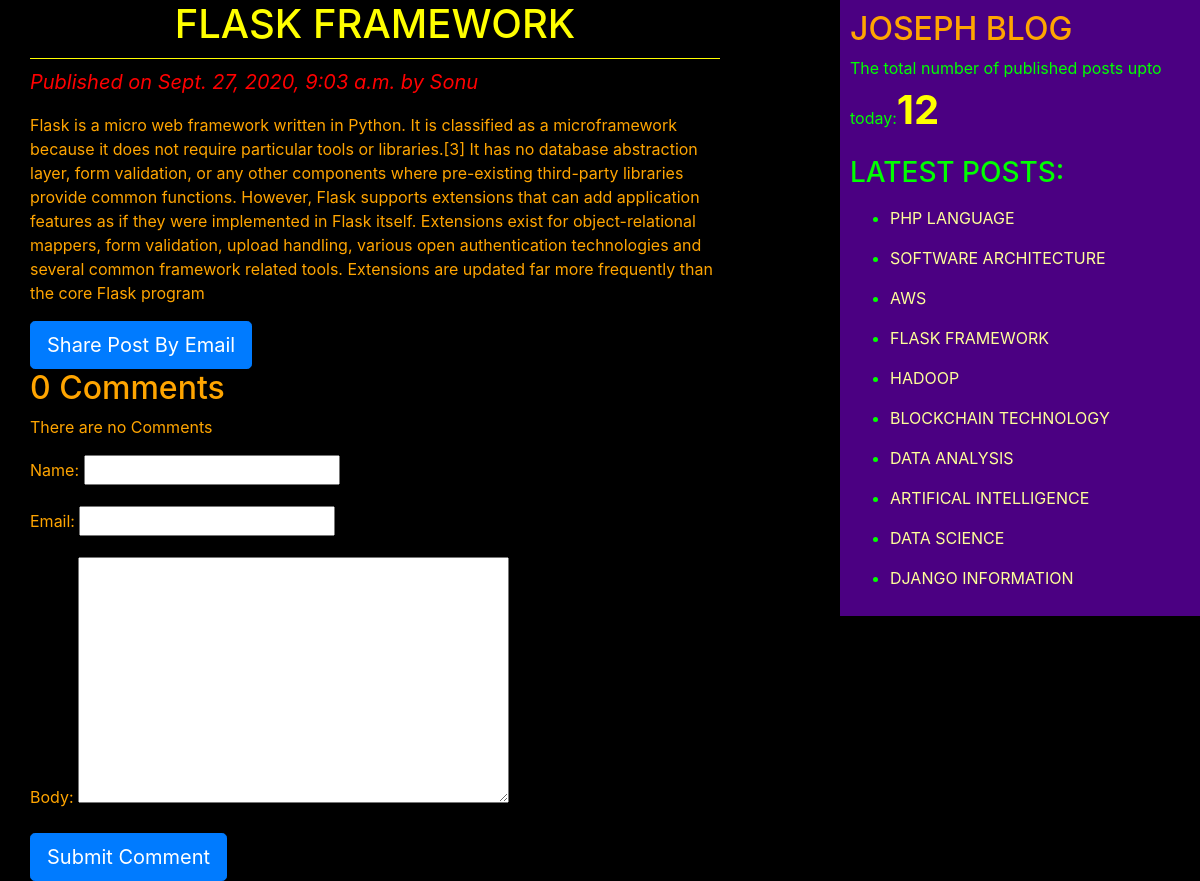
Screenshot of /2020/09/27/flask-technology/ with the database file from the repository.
### blogApp/models.py (models this page shows, shortened)
class Post(models.Model):
    STATUS_CHOICES={('draft','Draft'),('published','Published')}
    title=models.CharField(max_length=264)
    slug=models.SlugField(max_length=264,unique_for_date='publish')
    author=models.ForeignKey(User,related_name='blog_posts',on_delete=models.CASCADE)
    body=models.TextField()
    publish=models.DateTimeField(default=timezone.now)
    created=models.DateTimeField(auto_now_add=True)
    updated=models.DateTimeField(auto_now=True)
    status=models.CharField(max_length=10,choices=STATUS_CHOICES,default='draft')
    objects=CustomManager()
    tags=TaggableManager()
    class Meta:
        ordering=('-publish',)
    def get_absolute_url(self):
        return reverse("blogApp:post_detail",args=[self.publish.year,self.publish.strftime('%m'),self.publish.strftime('%d'),self.slug])

### blogApp/views.py (the view)
# urls.py: re_path(r'^(?P<year>\d{4})/(?P<month>\d{2})/(?P<day>\d{2})/(?P<post>[-\w]+)/$',views.post_detail_view,name='post_detail'),
def post_detail_view(request,year,month,day,post):
    post=get_object_or_404(Post,slug=post,status='published',publish__year=year,publish__month=month,publish__day=day)
    comments=post.comments.filter(active=True)
    csubmit=False
    if request.method=='POST':
        form=CommentForm(data=request.POST)
        if form.is_valid():
            new_comment=form.save(commit=False)
            new_comment.post=post
            new_comment.save()
            csubmit=True
    else:
        form=CommentForm()
    return render(request,'blogApp/post_detail.html',{'post':post,'form':form,'comments':comments,'csubmit':csubmit})

### blogApp/forms.py
class CommentForm(forms.ModelForm):
    class Meta:
        model=Comment
        fields=('name','email','body')

### blogApp/models.py (called while the page is built)
    def get_queryset(self):
        return super().get_queryset().filter(status='published')

### blogApp/templatetags/blog_tags.py (called while the page is built)
@register.simple_tag
def total_posts():
    return Post.objects.count()

@register.inclusion_tag('blogApp/latest_posts123.html')
def show_latest_posts(count=10):
    latest_posts=Post.objects.order_by('-publish')[:count]
    return{'latest_posts':latest_posts}

### templates/blogApp/post_detail.html (shortened to what this page needs)
<!DOCTYPE html>
{%extends 'blogApp/base.html'%}
{%block content%}
    <h1>{{post.title}}</h1>
    <p id="date">Published on {{post.publish}} by {{post.author|title}}</p>
    {{post.body|linebreaks}}
    <a href="/{{post.id}}/share" class="btn btn-lg btn-primary">Share Post By Email</a>
    {% with comments.count as comments_count %}
    <h2>{{comments_count}} Comment{{comments_count|pluralize}}</h2>
    {%endwith%}
    {%if comments %}
      {%for comment in comments%}
       <p id='dab'>comment {{forloop.counter}} by {{comment.name}} on {{comment.created}}</p>
       <div class="cb">
         {{comment.body|linebreaks}}
       </div>
       <hr>
      {%endfor%}
    {%else%}
      <p>There are no Comments</p>
    {%endif%}
    {%if csubmit%}
      <h2>Your Comment Added successfully</h2>
      {%else%}
      <form method="post">
        {{form.as_p}}
        <input type="submit" class="btn btn-lg btn-primary" value="Submit Comment">
      </form>
    {%endif%}
{%endblock%}

### templates/blogApp/latest_posts123.html
<ul>
  {%for post in latest_posts%}
  <p id='po'><li><a href="{{post.get_absolute_url}}">{{post.title}}</a></li></p>
  {%endfor%}
</ul>

### static/css/blog.css (style rules this page uses)
h1 { text-align: center; border-bottom: 1px solid; padding: 0 0 10px 0; color: yellow; }
#date { color: red; font-size: 20px; font-style: italic; }
body { background: black; color: orange; }
h2 { color: orange; }
a { color: #ffff99; }

### rows the page displays
Post: title "FLASK FRAMEWORK", publish "Sept. 27, 2020, 9:03 a.m.", author "Sonu", body "Flask is a micro web framework written in Python. It is classified as a microframework because it does not require particular tools or libraries.[3] It has no database abstraction layer, form validation, or any other components where pre-existing third-party libraries provide common functions. However, Flask supports extensions that can add application features as if they were implemented in Flask itself. Extensions exist for object-relational mappers, form validation, upload handling, various open authentication technologies and several common framework related tools. Extensions are updated far more frequently than the core Flask program"
Post: title "PHP LANGUAGE"
Post: title "SOFTWARE ARCHITECTURE"
Post: title "AWS"
Post: title "HADOOP"
Post: title "BLOCKCHAIN TECHNOLOGY"
Post: title "DATA ANALYSIS"
Post: title "ARTIFICAL INTELLIGENCE"
Post: title "DATA SCIENCE"
Post: title "DJANGO INFORMATION"

### other values shown
{{ comments_count }} "0"
